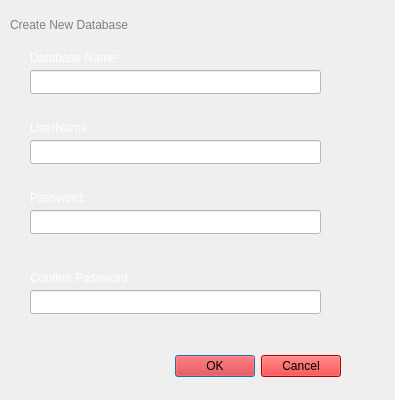
<?xml version="1.0" encoding="UTF-8"?>
<ui version="4.0">
 <class>CreateDatabase</class>
 <widget class="QDialog" name="CreateDatabase">
  <property name="geometry">
   <rect>
    <x>0</x>
    <y>0</y>
    <width>395</width>
    <height>400</height>
   </rect>
  </property>
  <property name="windowTitle">
   <string>Dialog</string>
  </property>
  <property name="styleSheet">
   <string notr="true">background-image: url(:/createDatabaseScreen.jpg);</string>
  </property>
  <widget class="QDialogButtonBox" name="buttonBox">
   <property name="geometry">
    <rect>
     <x>0</x>
     <y>350</y>
     <width>341</width>
     <height>32</height>
    </rect>
   </property>
   <property name="styleSheet">
    <string notr="true">background-color: red;</string>
   </property>
   <property name="orientation">
    <enum>Qt::Horizontal</enum>
   </property>
   <property name="standardButtons">
    <set>QDialogButtonBox::Cancel|QDialogButtonBox::Ok</set>
   </property>
  </widget>
  <widget class="QLabel" name="label">
   <property name="geometry">
    <rect>
     <x>30</x>
     <y>50</y>
     <width>150</width>
     <height>16</height>
    </rect>
   </property>
   <property name="styleSheet">
    <string notr="true">color: white;
font: 900 12pt &quot;Segoe UI Black&quot;;</string>
   </property>
   <property name="text">
    <string>Database Name:</string>
   </property>
  </widget>
  <widget class="QLabel" name="label_2">
   <property name="geometry">
    <rect>
     <x>30</x>
     <y>120</y>
     <width>121</width>
     <height>16</height>
    </rect>
   </property>
   <property name="styleSheet">
    <string notr="true">color: white;
font: 900 12pt &quot;Segoe UI Black&quot;;</string>
   </property>
   <property name="text">
    <string>UserName: </string>
   </property>
  </widget>
  <widget class="QLabel" name="label_3">
   <property name="geometry">
    <rect>
     <x>30</x>
     <y>190</y>
     <width>121</width>
     <height>16</height>
    </rect>
   </property>
   <property name="styleSheet">
    <string notr="true">color: white;
font: 900 12pt &quot;Segoe UI Black&quot;;</string>
   </property>
   <property name="text">
    <string>Password: </string>
   </property>
  </widget>
  <widget class="QLineEdit" name="input_databaseName">
   <property name="geometry">
    <rect>
     <x>30</x>
     <y>70</y>
     <width>291</width>
     <height>24</height>
    </rect>
   </property>
   <property name="styleSheet">
    <string notr="true">background-color: white;</string>
   </property>
  </widget>
  <widget class="QLineEdit" name="input_userName">
   <property name="geometry">
    <rect>
     <x>30</x>
     <y>140</y>
     <width>291</width>
     <height>24</height>
    </rect>
   </property>
   <property name="styleSheet">
    <string notr="true">background-color: white;</string>
   </property>
  </widget>
  <widget class="QLineEdit" name="input_userPassword">
   <property name="geometry">
    <rect>
     <x>30</x>
     <y>210</y>
     <width>291</width>
     <height>24</height>
    </rect>
   </property>
   <property name="styleSheet">
    <string notr="true">background-color: white;</string>
   </property>
  </widget>
  <widget class="QLabel" name="label_4">
   <property name="geometry">
    <rect>
     <x>10</x>
     <y>10</y>
     <width>320</width>
     <height>30</height>
    </rect>
   </property>
   <property name="styleSheet">
    <string notr="true">color: grey;
font: 20pt &quot;Showcard Gothic&quot;;</string>
   </property>
   <property name="text">
    <string>Create New Database</string>
   </property>
  </widget>
  <widget class="QLabel" name="label_5">
   <property name="geometry">
    <rect>
     <x>30</x>
     <y>270</y>
     <width>160</width>
     <height>16</height>
    </rect>
   </property>
   <property name="styleSheet">
    <string notr="true">color: white;
font: 900 12pt &quot;Segoe UI Black&quot;;</string>
   </property>
   <property name="text">
    <string>Confirm Password: </string>
   </property>
  </widget>
  <widget class="QLineEdit" name="input_userPassword_2">
   <property name="geometry">
    <rect>
     <x>30</x>
     <y>290</y>
     <width>291</width>
     <height>24</height>
    </rect>
   </property>
   <property name="styleSheet">
    <string notr="true">background-color: white;</string>
   </property>
  </widget>
 </widget>
 <resources/>
 <connections>
  <connection>
   <sender>buttonBox</sender>
   <signal>accepted()</signal>
   <receiver>CreateDatabase</receiver>
   <slot>accept()</slot>
   <hints>
    <hint type="sourcelabel">
     <x>248</x>
     <y>254</y>
    </hint>
    <hint type="destinationlabel">
     <x>157</x>
     <y>274</y>
    </hint>
   </hints>
  </connection>
  <connection>
   <sender>buttonBox</sender>
   <signal>rejected()</signal>
   <receiver>CreateDatabase</receiver>
   <slot>reject()</slot>
   <hints>
    <hint type="sourcelabel">
     <x>316</x>
     <y>260</y>
    </hint>
    <hint type="destinationlabel">
     <x>286</x>
     <y>274</y>
    </hint>
   </hints>
  </connection>
 </connections>
</ui>
